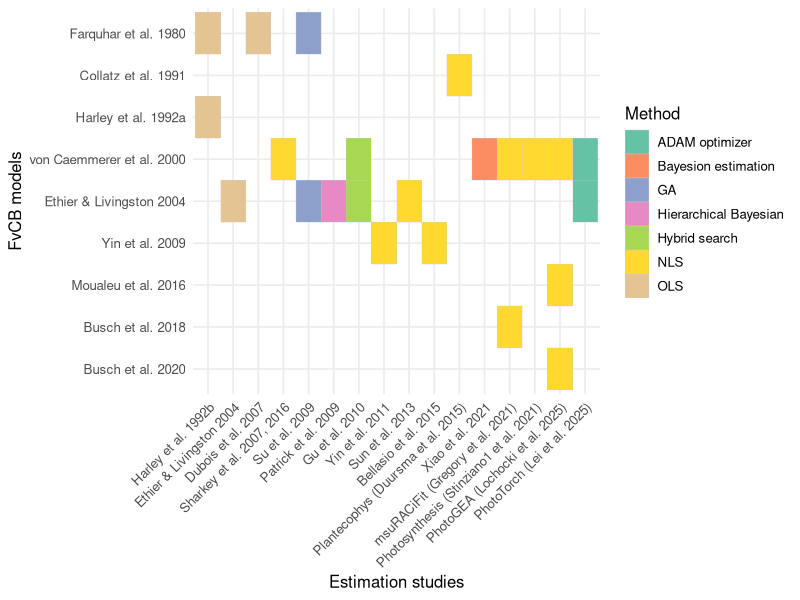
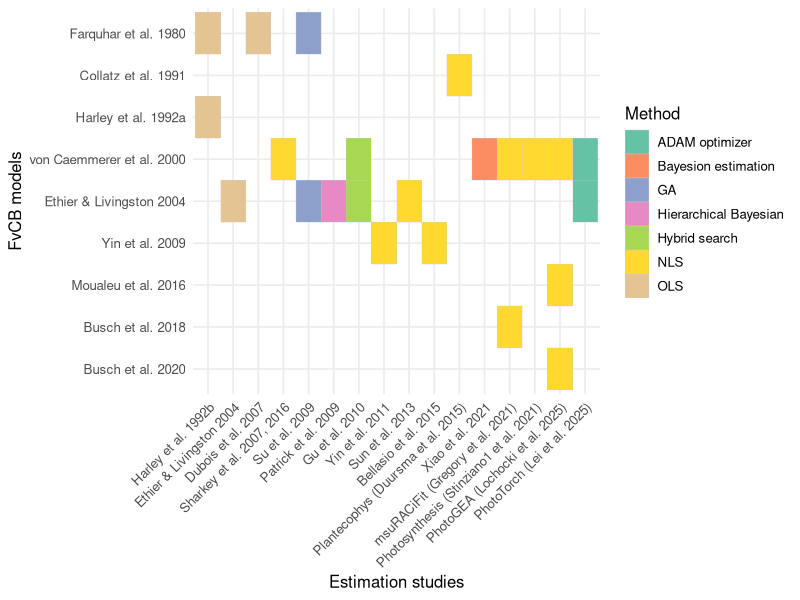

The R source for these figures, in order:
library(tidyverse)

# --- Table A (models) ---
tableA <- tribble(
  ~model_id, ~model_label,
  "1980FvCB",  "Farquhar et al. 1980",
  "1985Sharkey", "Sharkey et al. 1985",
  "1991Collatz", "Collatz et al. 1991",
  "1992aHarley", "Harley et al. 1992a",
  # "Harley1992b",  "Harley et al. 1992b",
  "2000vonCaemmerer",  "von Caemmerer et al. 2000",
  "2004Ethier", "Ethier & Livingston 2004",
  "2004Yin", "Yin et al. 2004",
  "2009Yin", "Yin et al. 2009",
  "2012Evans", "Evans & von Caemmerer 2012",
  "2012Tholen", "Tholen et al. 2012",
  "2016Moualeu",  "Moualeu et al. 2016",
  "2018Busch",  "Busch et al. 2018",
  "2020Busch",  "Busch et al. 2020"
)

# --- Table B (estimation studies) ---
tableB <- tribble(
  ~study_id, ~study_label, ~models_used, ~input_data,~method, ~software,
  "Harley1992b", "Harley et al. 1992b", "1980FvCB;1992aHarley","GE", "OLS", NA,
  # "Long2003", "Long & Bernacchi 2003", "FvCB1980","GE", "MLE", "SPSS",
  "Ethier2004", "Ethier & Livingston 2004", "2004Ethier","GE", "OLS", NA,
  "Dubois2007", "Dubois et al. 2007", "1980FvCB","GE", "OLS", "SAS",
  "Sharkey2007,16", "Sharkey et al. 2007, 2016", "2000vonCaemmerer","GE", "NLS", "Excel",
  "Su2009", "Su et al. 2009", "1980FvCB;2004Ethier","GE", "GA", "MATLAB",
  "Patrick2009", "Patrick et al. 2009", "2004Ethier","GE", "Hierarchical Bayesian", "WinBUGS",
  # "Yin2009", "Yin 2009", "Yin2004;Yin2009","GE + CF", "OLS variant", "SAS",
  "Gu2010", "Gu et al. 2010", "2000vonCaemmerer;2004Ethier","GE", "Hybrid search", "LeafWeb",
  "Yin2011", "Yin et al. 2011", "2009Yin","GE", "NLS", NA,
  "Sun2013", "Sun et al. 2013", "2004Ethier","GE", "NLS", NA,
  "Bellasio2015", "Bellasio et al. 2015", "2009Yin","GE + CF", "NLS", "Excel",
  # "Walker2015", "Walker & Ort 2015", "Ethier2004","GE", "Regression J", NA,
  "Plantecophys", "Plantecophys (Duursma et al. 2015)", "1991Collatz", "GE",  "NLS", "Rpackage",
  "Xiao2021", "Xiao et al. 2021", "2000vonCaemmerer","GE + CF", "Bayesion estimation", "Python",
  "msuRACiFit","msuRACiFit (Gregory et al. 2021)", "2000vonCaemmerer;2018Busch", "GE", "NLS", "Excel",
  "Photosynthesis","Photosynthesis (Stinziano1 et al. 2021)", "2000vonCaemmerer", "GE", "NLS", "Rpackage",
  "PhotoGEA","PhotoGEA (Lochocki et al. 2025)", "2000vonCaemmerer;2016Moualeu;2020Busch", "GE + CF", "NLS", "Rpackage",
  "PhotoTorch","PhotoTorch (Lei et al. 2025)", "2000vonCaemmerer;2004Ethier", "GE", "ADAM optimizer", "Python"

)
order_models <- c(
  "Farquhar et al. 1980",
  "Collatz et al. 1991",
  "Harley et al. 1992a",
  "von Caemmerer et al. 2000",
  "Ethier & Livingston 2004",
  "Yin et al. 2009",
  "Moualeu et al. 2016",
  "Busch et al. 2018",
  "Busch et al. 2020"
)


order_studies <- c(
  "Harley et al. 1992b",
  "Ethier & Livingston 2004",
  "Dubois et al. 2007",
  "Sharkey et al. 2007, 2016",
  "Su et al. 2009",
  "Patrick et al. 2009",
  "Gu et al. 2010",
  "Yin et al. 2011",
  "Sun et al. 2013",
  "Bellasio et al. 2015",
  "Plantecophys (Duursma et al. 2015)",
  "Xiao et al. 2021",
  "msuRACiFit (Gregory et al. 2021)",
  "Photosynthesis (Stinziano1 et al. 2021)",
  "PhotoGEA (Lochocki et al. 2025)",
  "PhotoTorch (Lei et al. 2025)"

)
# make sure the labels in your data EXACTLY match the strings above
crosswalk <- tableB %>%
  separate_rows(models_used, sep = ";") %>%
  left_join(tableA, by = c("models_used" = "model_id")) %>%
  select(study_id, study_label, method, software,
         model_id = models_used, model_label)
crosswalk <- crosswalk %>%
  mutate(
    model_label = factor(model_label, levels = rev(order_models)),
    study_label = factor(study_label, levels = order_studies)
  )
#
# ggplot(crosswalk, aes(x = model_label, y = study_label, fill = method)) +
#   geom_tile(color = "grey80") +
#   scale_x_discrete(limits = order_models, drop = FALSE) +  # enforce order
#   labs(x = "Model", y = "Estimation study", fill = "Method") +
#   theme_minimal(base_size = 12) +
#   theme(axis.text.x = element_text(angle = 45, hjust = 1))

# # --- Create crosswalk ---

# --- Show crosswalk
print(crosswalk)

# --- Optional: create a wide matrix (Study × Model) ---
matrix <- crosswalk %>%
  mutate(flag = 1) %>%
  pivot_wider(names_from = model_label, values_from = flag, values_fill = 0)

print(matrix)

# --- Visualization (heatmap-style) ---
ggplot(crosswalk, aes(x = study_label, y = model_label, fill = method)) +
  geom_tile(color = "grey80") +
  scale_fill_brewer(palette = "Set2") +
  labs(x = "Estimation studies", y = "FvCB models", fill = "Method") +
  theme_minimal(base_size = 12) +
  theme(axis.text.x = element_text(angle = 45, hjust = 1))

ggsave("results/Figures/model_vs_estimation.png",width = 12, height = 6)
